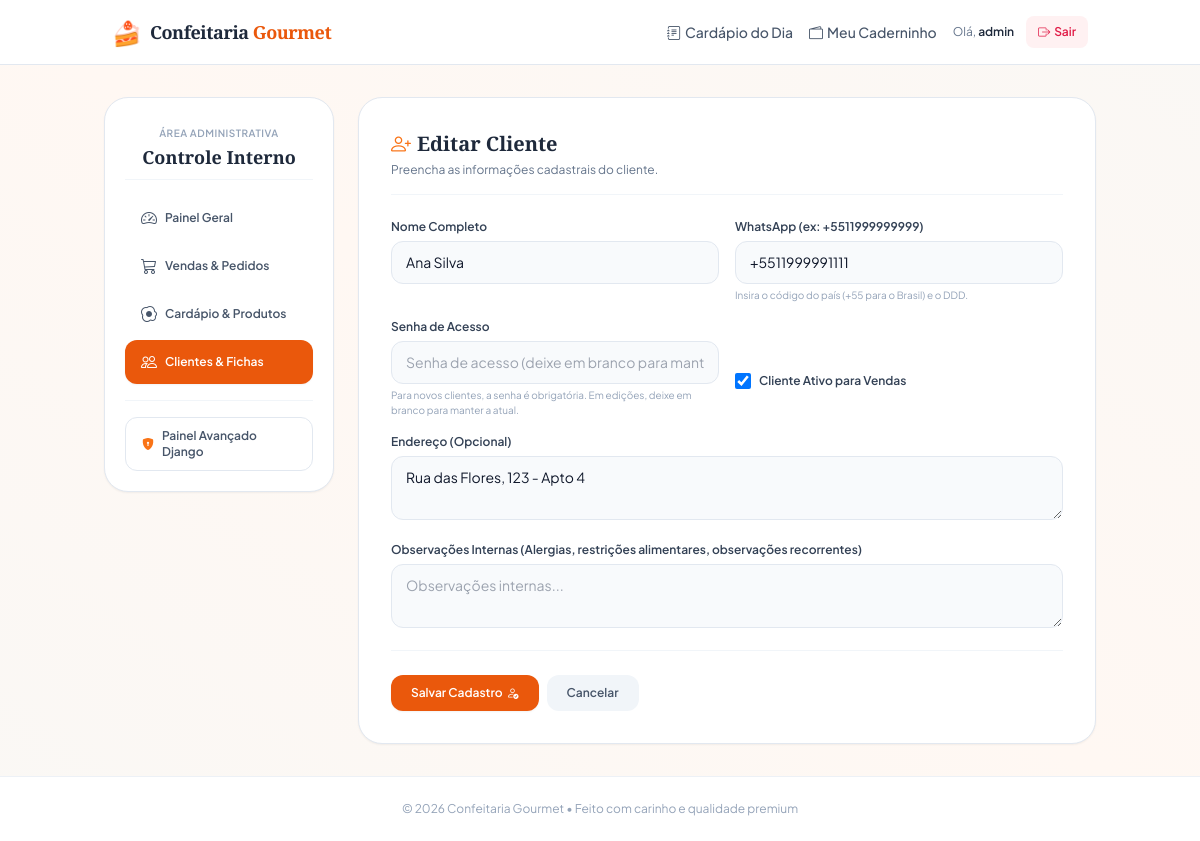
Screenshot of /painel/clientes/editar/1/ (signed in) with the database file from the repository.
### caderninho/models.py (models this page shows, shortened)
class Cliente(models.Model):
    nome = models.CharField(
        max_length=150,
        verbose_name="Nome Completo"
    )
    whatsapp = models.CharField(
        max_length=20,
        validators=[
            RegexValidator(
                regex=r'^\+?1?\d{9,15}$',
                message="O número de WhatsApp deve ser inserido no formato: '+5511999999999'. De 9 a 15 dígitos."
            )
        ],
        verbose_name="WhatsApp"
    )
    endereco = models.TextField(
        blank=True,
        null=True,
        verbose_name="Endereço (Opcional)"
    )
    observacao = models.TextField(
        blank=True,
        null=True,
        verbose_name="Observações Internas"
    )
    ativo = models.BooleanField(
        default=True,
        verbose_name="Cliente Ativo"
    )
    senha = models.CharField(
        max_length=128,
        default="",
        verbose_name="Senha de Acesso",
        help_text="A senha será criptografada automaticamente ao salvar."
    )
    class Meta:
        verbose_name = "Cliente"
        verbose_name_plural = "Clientes"
        ordering = ['nome']

### caderninho/views.py (the view)
# urls.py: path('painel/clientes/editar/<int:cliente_id>/', views.admin_cliente_editar, name='admin_cliente_editar'),
@staff_member_required
def admin_cliente_editar(request, cliente_id):
    cliente = get_object_or_404(Cliente, id=cliente_id)
    if request.method == 'POST':
        form = ClienteForm(request.POST, instance=cliente)
        if form.is_valid():
            form.save()
            messages.success(request, f"Cadastro do cliente '{cliente.nome}' atualizado com sucesso!")
            return redirect('admin_cliente_detalhes', cliente_id=cliente.id)
    else:
        form = ClienteForm(instance=cliente)
    return render(request, 'caderninho/admin_cliente_form.html', {'form': form, 'titulo': 'Editar Cliente', 'cliente': cliente})

### caderninho/forms.py (shortened to what this page needs)
class ClienteForm(forms.ModelForm):
    senha = forms.CharField(
        widget=forms.PasswordInput(attrs={
            'class': 'form-control',
            'placeholder': 'Senha de acesso (deixe em branco para manter a atual se for edição)'
        }),
        required=False,
        label="Senha de Acesso"
    )
    class Meta:
        model = Cliente
        fields = ['nome', 'whatsapp', 'endereco', 'observacao', 'ativo']
        widgets = {
            'nome': forms.TextInput(attrs={'class': 'form-control', 'placeholder': 'Ex: Carlos Souza'}),
            'whatsapp': forms.TextInput(attrs={'class': 'form-control', 'placeholder': 'Ex: +5511999999999'}),
            'endereco': forms.Textarea(attrs={'class': 'form-control', 'rows': 2, 'placeholder': 'Endereço (Opcional)...'}),
            'observacao': forms.Textarea(attrs={'class': 'form-control', 'rows': 2, 'placeholder': 'Observações internas...'}),
            'ativo': forms.CheckboxInput(attrs={'class': 'form-check-input'}),
        }

### caderninho/views.py (called while the page is built)
def staff_member_required(view_func):
    decorator = user_passes_test(
        lambda u: u.is_active and u.is_staff,
        login_url='admin_login'
    )
    return decorator(view_func)

### caderninho/templates/caderninho/admin_cliente_form.html (shortened to what this page needs)
{% extends 'caderninho/admin_base.html' %}
{% block admin_content %}
<div class="bg-white border border-slate-200 rounded-3xl p-6 sm:p-8 shadow-sm">
  <div class="border-b border-slate-100 pb-4 mb-6">
    <h2 class="text-xl font-serif font-bold text-slate-800 flex items-center gap-1.5">
      <i class="bi bi-person-plus text-orange-500"></i> {{ titulo }}
    </h2>
    <p class="text-xs text-slate-500 mt-1">Preencha as informações cadastrais do cliente.</p>
  </div>
  <form method="post" class="space-y-4">
    <div class="grid grid-cols-1 md:grid-cols-2 gap-4">
      <div>
        <label for="{{ form.nome.id_for_label }}" class="block text-xs font-semibold text-slate-700 mb-1.5">Nome Completo</label>
        {{ form.nome }}
      </div>
      <div>
        <label for="{{ form.whatsapp.id_for_label }}" class="block text-xs font-semibold text-slate-700 mb-1.5">WhatsApp (ex: +5511999999999)</label>
        {{ form.whatsapp }}
        <p class="text-[10px] text-slate-400 mt-1">Insira o código do país (+55 para o Brasil) e o DDD.</p>
      </div>
      <div>
        <label for="{{ form.senha.id_for_label }}" class="block text-xs font-semibold text-slate-700 mb-1.5">Senha de Acesso</label>
        {{ form.senha }}
        <p class="text-[10px] text-slate-400 mt-1">Para novos clientes, a senha é obrigatória. Em edições, deixe em branco para manter a atual.</p>
      </div>
      <div class="flex items-center md:pt-6">
        <label class="relative inline-flex items-center cursor-pointer select-none">
          {{ form.ativo }}
          <span class="ml-2 text-xs font-semibold text-slate-700">Cliente Ativo para Vendas</span>
        </label>
      </div>
      <div class="md:col-span-2">
        <label for="{{ form.endereco.id_for_label }}" class="block text-xs font-semibold text-slate-700 mb-1.5">Endereço (Opcional)</label>
        {{ form.endereco }}
      </div>
      <div class="md:col-span-2">
        <label for="{{ form.observacao.id_for_label }}" class="block text-xs font-semibold text-slate-700 mb-1.5">Observações Internas (Alergias, restrições alimentares, observações recorrentes)</label>
        {{ form.observacao }}
      </div>
    </div>
    <hr class="border-slate-100 my-6">
    <div class="flex gap-2 pt-2">
      <button type="submit" class="bg-orange-600 hover:bg-orange-700 text-white font-semibold text-xs px-5 py-2.5 rounded-xl shadow-sm transition flex items-center gap-1">
        Salvar Cadastro <i class="bi bi-person-check"></i>
      </button>
      <a href="{% url 'admin_clientes' %}" class="inline-flex items-center justify-center text-xs font-semibold text-slate-600 hover:text-slate-900 bg-slate-100 hover:bg-slate-200 px-5 py-2.5 rounded-xl transition">
        Cancelar
      </a>
    </div>
  </form>
</div>
{% endblock %}

### caderninho/templates/caderninho/base.html (shortened to what this page needs)
<!DOCTYPE html>
<html lang="pt-BR">
<head>
  <script src="https://cdn.tailwindcss.com"></script>
  <link rel="stylesheet" href="https://cdn.jsdelivr.net/npm/bootstrap-icons@1.10.5/font/bootstrap-icons.css">
</head>
<body class="bg-gradient-to-tr from-[#FAF8F5] via-[#FFF8F3] to-[#FAF8F5] text-[#0F172A] min-h-screen flex flex-col justify-between antialiased font-sans">
  <header class="bg-white border-b border-slate-200 sticky top-0 z-50">
    <div class="max-w-5xl mx-auto px-4 sm:px-6 h-16 flex items-center justify-between">
      <a href="{% url 'identificacao_cliente' %}" class="flex items-center gap-2">
        <span class="text-2xl">🍰</span>
        <span class="font-serif font-bold text-lg tracking-tight text-slate-800">Confeitaria <span class="text-orange-600">Gourmet</span></span>
      </a>
      <div class="flex items-center gap-4">
        {% if request.session.cliente_id %}
          <nav class="hidden md:flex items-center gap-4 text-sm font-medium">
            <a href="{% url 'cardapio' %}" class="text-slate-600 hover:text-slate-900 transition flex items-center gap-1">
              <i class="bi bi-journal-text"></i> Cardápio do Dia
            </a>
            <a href="{% url 'cliente_historico' %}" class="text-slate-600 hover:text-slate-900 transition flex items-center gap-1">
              <i class="bi bi-wallet2"></i> Meu Caderninho
            </a>
          </nav>
          <div class="flex items-center gap-3">
            <span class="text-xs text-slate-500 hidden sm:inline">
              Olá, <strong class="text-slate-800 font-semibold">{{ request.session.cliente_name }}</strong>
            </span>
            <a href="{% url 'deslogar_cliente' %}" class="inline-flex items-center gap-1 text-xs font-semibold text-rose-600 hover:text-rose-700 bg-rose-50 hover:bg-rose-100 px-3 py-2 rounded-lg transition">
              <i class="bi bi-box-arrow-right"></i> Sair
            </a>
          </div>
        {% endif %}
      </div>
    </div>
  </header>
  <main class="flex-grow max-w-5xl w-full mx-auto px-4 py-6 sm:py-8 {% if request.session.cliente_id %}pb-24 md:pb-8{% endif %}">
    {% block content %}{% endblock %}
  </main>
  <footer class="text-center py-6 text-xs text-slate-400 border-t border-slate-200/60 bg-white">
    <p>© 2026 Confeitaria Gourmet • Feito com carinho e qualidade premium</p>
  </footer>
</body>
</html>

### caderninho/templates/caderninho/base.html (style rules this page uses)
.form-control, input[type="text"], input[type="password"], input[type="tel"], input[type="number"], textarea, select { width: 100%; background-color: #F8FAFC; border: 1px solid #E2E8F0; border-radius: 0.75rem; padding: 0.625rem 0.875rem; font-size: 0.875rem; color: #0F172A; transition: all 0.2s; }
input[type="checkbox"] { width: 1rem; height: 1rem; border-radius: 0.25rem; border: 1px solid #E2E8F0; color: #EA580C; transition: all 0.2s; }

### rows the page displays
Cliente: nome "Ana Silva", whatsapp "+5511999991111", ativo "☑", endereco "Rua das Flores, 123 - Apto 4"

### other values shown
{{ request.session.cliente_name }} "admin"
{{ titulo }} "Editar Cliente"
